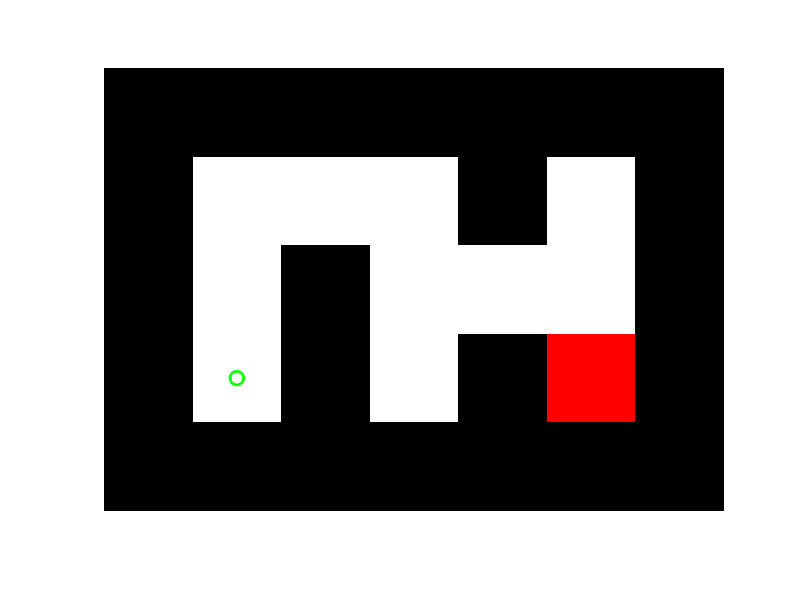

Write MATLAB code to recreate this figure. (Note: this script raises an error after producing the figure.)
clc; clear; close all;

% --- 1. Define the Maze ---
% 0 = path, 1 = wall, 3 = goal
maze = [1 1 1 1 1 1 1;
        1 0 0 0 1 0 1;
        1 0 1 0 0 0 1;
        1 0 1 0 1 3 1;
        1 1 1 1 1 1 1];

start = [4,2];      % Start position (row, col)
goal = [4,6];       % Goal position (row, col)

% --- 2. Visualize the Maze ---
figure;
imagesc(maze);
colormap([1 1 1; 0 0 0; 0 1 0; 1 0 0]); % white=path, black=wall, green=start, red=goal
axis equal tight;
axis off;
hold on;
plot(start(2), start(1), 'go', 'MarkerSize', 10, 'LineWidth', 2); % Start
plot(goal(2), goal(1), 'ro', 'MarkerSize', 10, 'LineWidth', 2);   % Goal

% --- 3. Call the Solver ---
path = bfs_maze_solver(maze, start, goal);

% --- 4. Animate the Path ---
for i = 1:size(path,1)
    plot(path(i,2), path(i,1), 'bo', 'MarkerSize', 8, 'LineWidth', 1.5);
    pause(1);
end

% --- 5. BFS Maze Solver Function ---
function path = bfs_maze_solver(maze, start, goal)
    queue = {start};
    visited = zeros(size(maze));
    visited(start(1), start(2)) = 1;
    parent = containers.Map;
    key = @(p) sprintf('%d,%d', p(1), p(2));

    while ~isempty(queue)
        current = queue{1};
        queue(1) = [];

        if isequal(current, goal)
            break;
        end

        neighbors = [0 1; 1 0; 0 -1; -1 0]; % right, down, left, up
        for i = 1:4
            neighbor = current + neighbors(i,:);
            r = neighbor(1); c = neighbor(2);

            if r >= 1 && r <= size(maze,1) && c >= 1 && c <= size(maze,2)
                if maze(r,c) ~= 1 && visited(r,c) == 0
                    visited(r,c) = 1;
                    queue{end+1} = neighbor;
                    parent(key(neighbor)) = current;
                end
            end
        end
    end

    % Reconstruct path
    path = goal;
    while ~isequal(path(1,:), start)
        path = [parent(key(path(1,:))); path];
    end
end